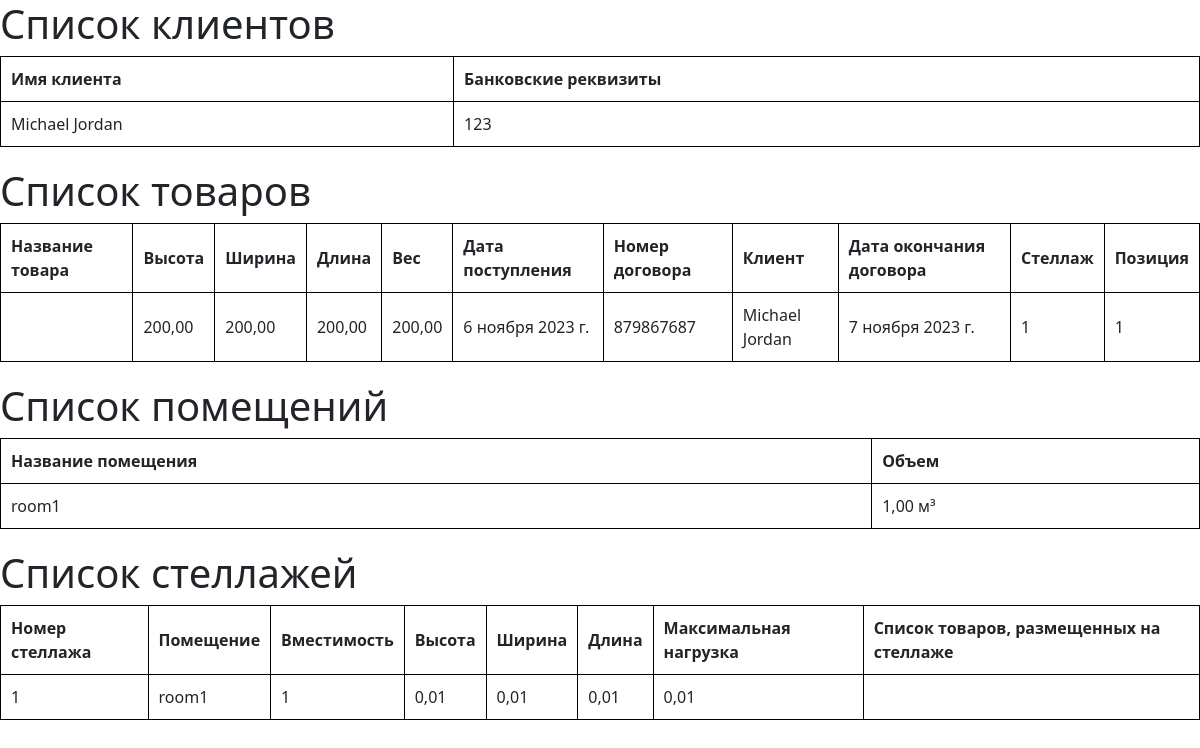
/, run on an earlier commit of the app's database.
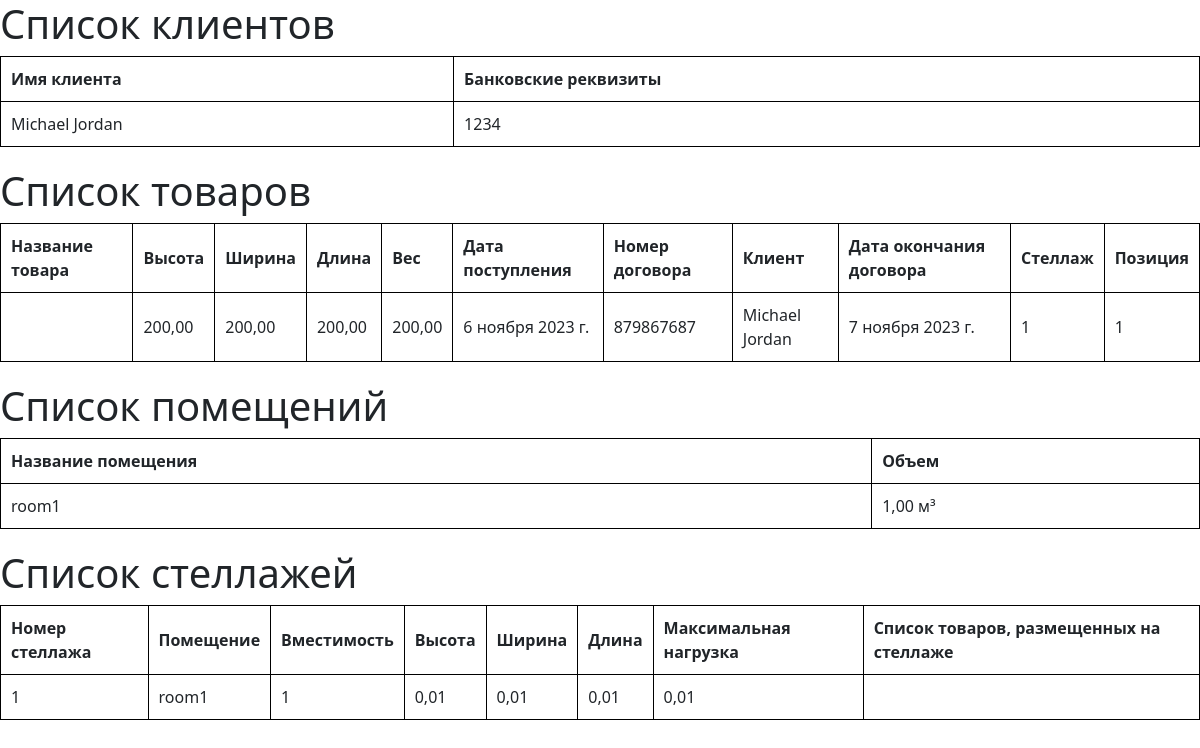
And on a later commit of the database.
### Inventory/models.py (models this page shows, shortened)
class Client(models.Model):
    name = models.CharField(max_length=100, verbose_name='Название юридического лица')
    bank_details = models.TextField(verbose_name='Банковские реквизиты')
    class Meta:
        verbose_name_plural = 'Клиент'
        verbose_name = 'Клиента'

### Inventory/views.py (the view)
# urls.py: path('', index),
def index(request):
    clients = Client.objects.all()
    products = Product.objects.all()
    rooms = Room.objects.all()
    shelves = Shelf.objects.all()
    return render(request, 'Inventory/client_list.html', {'clients': clients, 'products': products,'rooms': rooms, 'shelves': shelves,})

### Inventory/models.py (called while the page is built)
    def display_products(self):
        products = Product.objects.filter(shelf=self, position=self.number)
        return ', '.join([product.name for product in products])

### Inventory/templates/Inventory/client_list.html (shortened to what this page needs)
<!DOCTYPE html>
<html>
<head>
    {% load bootstrap5 %}
	{% bootstrap_css %}
</head>
<body>
    <h1>Список клиентов</h1>
    <table>
        <thead>
            <tr>
                <th>Имя клиента</th>
                <th>Банковские реквизиты</th>
            </tr>
        </thead>
        <tbody>
            {% for client in clients %}
                <tr>
                    <td>{{ client.name }}</td>
                    <td>{{ client.bank_details }}</td>
                </tr>
            {% endfor %}
        </tbody>
    </table>
    <h1>Список товаров</h1>
    <table>
        <thead>
            <tr>
                <th>Название товара</th>
                <th>Высота</th>
                <th>Ширина</th>
                <th>Длина</th>
                <th>Вес</th>
                <th>Дата поступления</th>
                <th>Номер договора</th>
                <th>Клиент</th>
                <th>Дата окончания договора</th>
                <th>Стеллаж</th>
                <th>Позиция</th>
            </tr>
        </thead>
        <tbody>
            {% for product in products %}
                <tr>
                    <td>{{ product.name}}</td>
                    <td>{{ product.height }}</td>
                    <td>{{ product.width }}</td>
                    <td>{{ product.length }}</td>
                    <td>{{ product.weight }}</td>
                    <td>{{ product.arrival_date }}</td>
                    <td>{{ product.contract_number }}</td>
                    <td>{{ product.client.name }}</td>
                    <td>{{ product.contract_end_date }}</td>
                    <td>{{ product.shelf.number }}</td>
                    <td>{{ product.position }}</td>
                </tr>
            {% endfor %}
        </tbody>
    </table>
    <h1>Список помещений</h1>
    <table>
        <thead>
            <tr>
                <th>Название помещения</th>
                <th>Объем</th>
            </tr>
        </thead>
        <tbody>
            {% for room in rooms %}
                <tr>
                    <td>{{ room.name }}</td>
                    <td>{{ room.volume }} м³</td>
                </tr>
            {% endfor %}
        </tbody>
    </table>
    <h1>Список стеллажей</h1>
    <table>
        <thead>
            <tr>
                <th>Номер стеллажа</th>
                <th>Помещение</th>
                <th>Вместимость</th>
                <th>Высота</th>
                <th>Ширина</th>
                <th>Длина</th>
                <th>Максимальная нагрузка</th>
                <th>Список товаров, размещенных на стеллаже</th>
            </tr>
        </thead>
        <tbody>
            {% for shelf in shelves %}
                <tr>
                    <td>{{ shelf.number }}</td>
                    <td>{{ shelf.room.name }}</td>
                    <td>{{ shelf.storage_capacity }}</td>
                    <td>{{ shelf.height }}</td>
                    <td>{{ shelf.width }}</td>
                    <td>{{ shelf.length }}</td>
                    <td>{{ shelf.max_load }}</td>
                    <td>{{ shelf.display_products }}</td>
                </tr>
            {% endfor %}
        </tbody>
    </table>
</body>
</html>

What changed in the data, as far as the page shows it:
changed Client "Michael Jordan": bank_details "123" → "1234"
